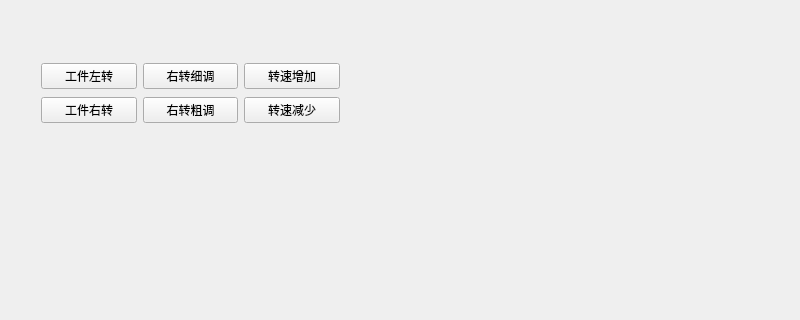
<?xml version="1.0" encoding="UTF-8"?>
<ui version="4.0">
 <class>ringmold</class>
 <widget class="QWidget" name="ringmold">
  <property name="geometry">
   <rect>
    <x>0</x>
    <y>0</y>
    <width>800</width>
    <height>320</height>
   </rect>
  </property>
  <property name="windowTitle">
   <string>Form</string>
  </property>
  <widget class="QWidget" name="">
   <property name="geometry">
    <rect>
     <x>41</x>
     <y>61</y>
     <width>299</width>
     <height>66</height>
    </rect>
   </property>
   <layout class="QGridLayout" name="gridLayout">
    <item row="0" column="0">
     <widget class="QPushButton" name="pushButton">
      <property name="text">
       <string>工件左转</string>
      </property>
     </widget>
    </item>
    <item row="0" column="1">
     <widget class="QPushButton" name="pushButton_3">
      <property name="text">
       <string>右转细调</string>
      </property>
     </widget>
    </item>
    <item row="0" column="2">
     <widget class="QPushButton" name="pushButton_5">
      <property name="text">
       <string>转速增加</string>
      </property>
     </widget>
    </item>
    <item row="1" column="0">
     <widget class="QPushButton" name="pushButton_2">
      <property name="text">
       <string>工件右转</string>
      </property>
     </widget>
    </item>
    <item row="1" column="1">
     <widget class="QPushButton" name="pushButton_4">
      <property name="text">
       <string>右转粗调</string>
      </property>
     </widget>
    </item>
    <item row="1" column="2">
     <widget class="QPushButton" name="pushButton_6">
      <property name="text">
       <string>转速减少</string>
      </property>
     </widget>
    </item>
   </layout>
  </widget>
 </widget>
 <resources/>
 <connections/>
</ui>
